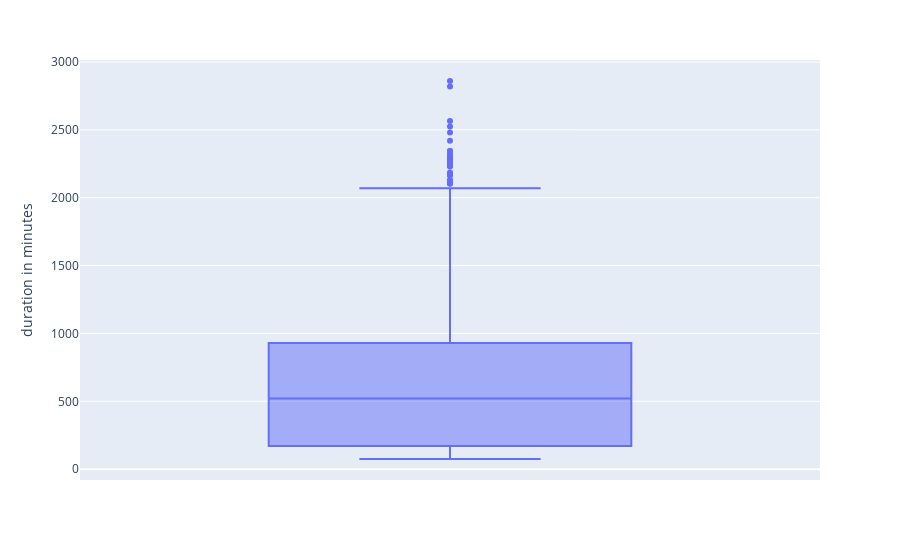

Notebook code for this chart:
### Code cell
px.box(df ,y = 'duration in minutes' )

### Figure 1 — Plotly figure (JSON) as saved in the notebook; plotly's stock layout.template omitted (floating-point values rounded to 4 significant figures; data arrays with more than 128 entries replaced by an {"elided": "..."} marker saying what was removed)
{"data": [{"alignmentgroup": "True", "hovertemplate": "duration in minutes=%{y}<extra></extra>", "legendgroup": "", "marker": {"color": "#636efa"}, "name": "", "notched": false, "offsetgroup": "", "orientation": "v", "showlegend": false, "type": "box", "x0": " ", "xaxis": "x", "y": {"elided": "10682 int values"}, "y0": " ", "yaxis": "y"}], "layout": {"boxmode": "group", "legend": {"tracegroupgap": 0}, "margin": {"t": 60}, "xaxis": {"anchor": "y", "domain": [0, 1]}, "yaxis": {"anchor": "x", "domain": [0, 1], "title": {"text": "duration in minutes"}}}}
